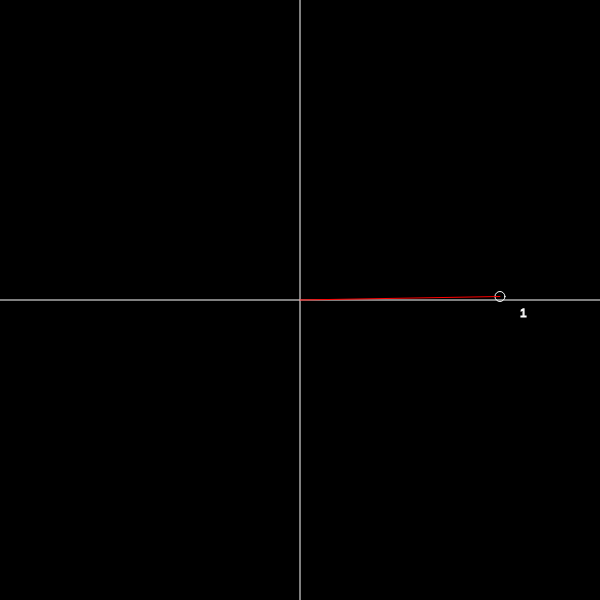
Frame 1 (no input)
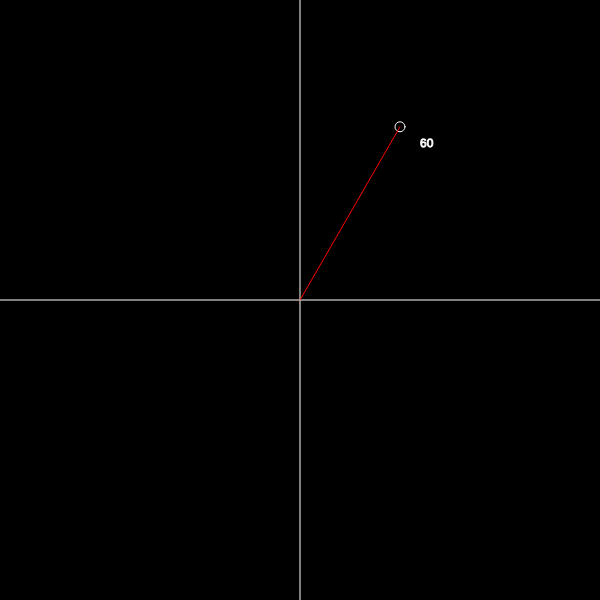
Frame 60 (no input)
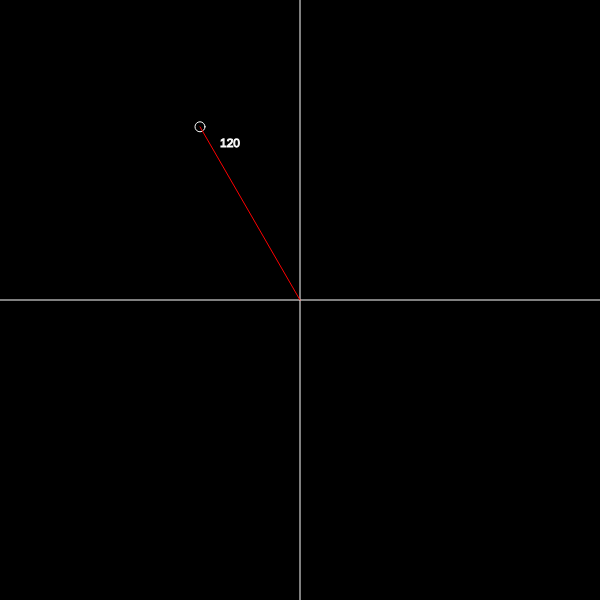
Frame 120 (the mouse pressed at the canvas centre since frame 60)

The p5.js sketch that drew these frames (run headless with seeded random() and noise() and a simulated clock; from frame 60 on, the mouse is pressed at the canvas centre):

// p5.js sketch
// ── sketch.js
var r = 200;
var theta = 45;

function setup() {
    createCanvas(600, 600);
    angleMode(DEGREES); // p5js.org -> reference 참고
    noFill();
}

function draw() {
    background(0);

    // center lines
    stroke(255);
    line(0, height / 2, width, height / 2);
    line(width / 2, 0, width / 2, height);

    translate(width / 2, height / 2);

    theta = frameCount % 360;
    // frameCount는 draw() 함수가 실행 될 때마다 1씩 증가하는 내부적인 변수 입니다. 

    // 극좌표계에서 한 점을 특정하는 r, theta를 이용해서 직교좌표계에서 점을 특정하기 위해 필요한 x, y를 구합니다.
    // https://ko.wikipedia.org/wiki/%EC%82%BC%EA%B0%81%ED%95%A8%EC%88%98#%EC%A0%95%EC%9D%98
    var x = r * cos(-theta);
    var y = r * sin(-theta);

    ellipse(x, y, 10, 10);
    text(theta, x + 20, y + 20);

    // line connect
    stroke(255, 0, 0);
    line(0, 0, x, y);
}
